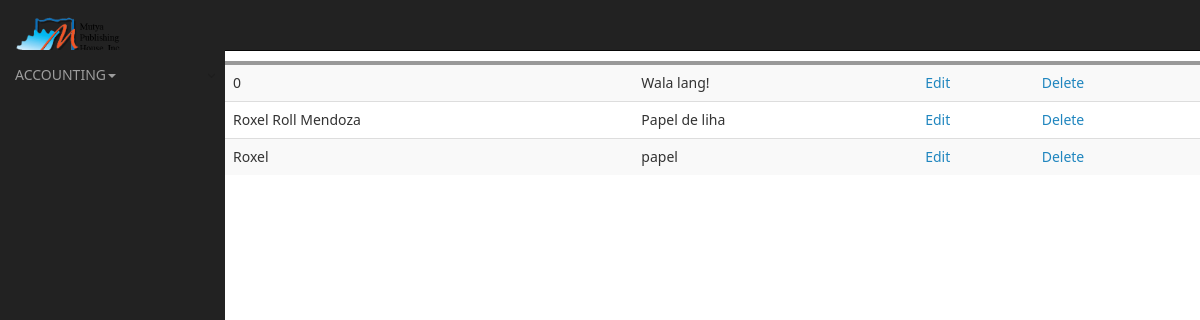
The page /admin/supplier/supplierlist.php (signed in) on the database its author committed.
### tables this page shows
CREATE TABLE IF NOT EXISTS `supplier` (
  `id` int(11) NOT NULL AUTO_INCREMENT,
  `name` varchar(30) NOT NULL,
  `product` varchar(40) NOT NULL,
  `contract` varchar(10) NOT NULL,
  `valid_until` timestamp NOT NULL DEFAULT CURRENT_TIMESTAMP ON UPDATE CURRENT_TIMESTAMP,
  PRIMARY KEY (`id`)
);

### admin/supplier/supplierlist.php (the view, shortened to what this page needs)
<!DOCTYPE html>
<html lang="en">
  <head>
    <link href="css/bootstrap.css" rel="stylesheet">
    <link href="css/sb-admin.css" rel="stylesheet">-->
    <link rel="stylesheet" href="css/morris-0.4.3.min.css">
  </head>
  <body>
    <div id="wrapper">
      <nav class="navbar navbar-inverse  navbar-fixed-top" role="navigation">
      <?php include 'template/sidebar.php';?>
    <?php include 'template/top.php';?>
    </nav>
    <div class="table-responsive">
      <table class="table table-striped">
        <thead>
    <th>Name</th>
    <th>Product</th>
  </thead>
  <?php
  $sql = mysql_query("SELECT * FROM supplier");
  $requestCount = mysql_num_rows($sql);
  if ($requestCount > 0) {
     while ($row = mysql_fetch_array($sql)) {
      $id = $row['id'];
      $name = $row['name'];
      $product = $row['product'];
      echo "
        <tr>
          <td>$name</td>
          <td>$product</td>
          <td><a href='/supplier/suppliereditform.php?id=". $id . "&type=edit&name=".$name."&product=".$product."'>Edit</a></td>
          <td><a href='/supplier/processsupplier.php?id=" . $id . "&type=delete'>Delete</a></td>
        </tr>
      ";
     }
  }
   ?>
      </table>
    </div>
    </div>
    </body>
    </html>

### admin/css/sb-admin.css (style rules this page uses)
body { margin-top: 50px; }
#wrapper { padding-left: 0; }
@media (min-width:768px) { #wrapper { padding-left: 225px; } }

### admin/css/metro-responsive.css (style rules this page uses)
@media screen and (max-width: 1400px) { html { font-size: 110%; } }
@media screen and (max-width: 1200px) { html { font-size: 100%; } }

### rows shown on the page
supplier: name "0", product "Wala lang!"
supplier: name "Roxel Roll Mendoza", product "Papel de liha"
supplier: name "Roxel", product "papel"
